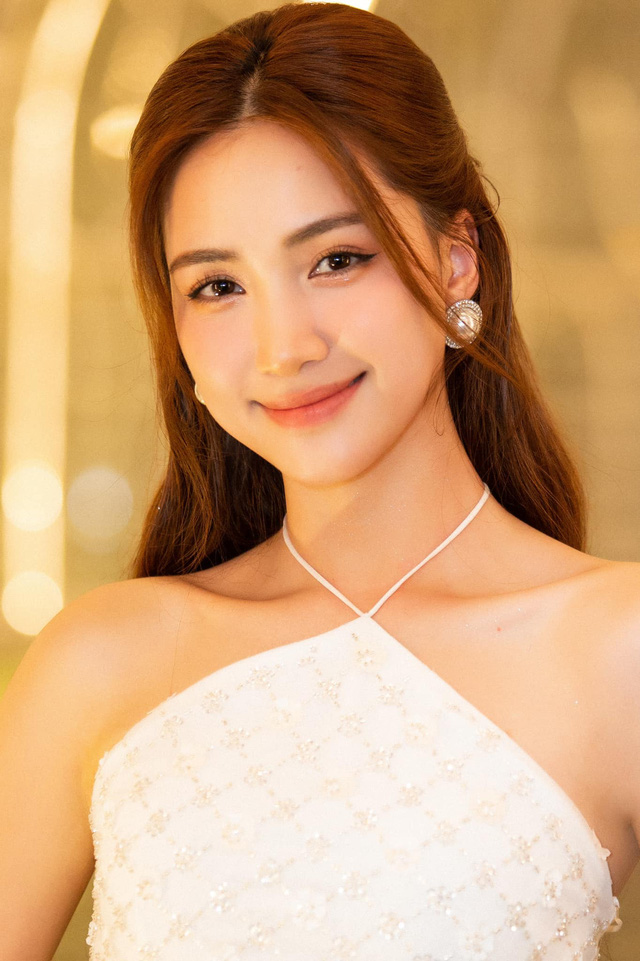
#> input picture test_model/hoaminzi.jpg, 640 x 961 px
$ jupyter execute --allow-errors main.ipynb   (shell and % lines are left out)
#> lines starting #> are read from the running program, lines starting #| are printed output that depends on the picture; after the words box and inside, x2 and y2 are one past the last pixel; in counts of white or black regions, pixels touching at a corner belong together
[cell 1]
import numpy as np
import cv2
import matplotlib.pyplot as plt

[cell 2]
img = cv2.imread('./test_model/hoaminzi.jpg')
#> img is the input picture: shape (961, 640, 3); mean B, G, R 122.9, 165.2, 209.1
img.shape
#> Out = (961, 640, 3)

[cell 3]
plt.imshow(cv2.cvtColor(img, cv2.COLOR_BGR2RGB))

[cell 4]
gray = cv2.cvtColor(img, cv2.COLOR_BGR2GRAY)
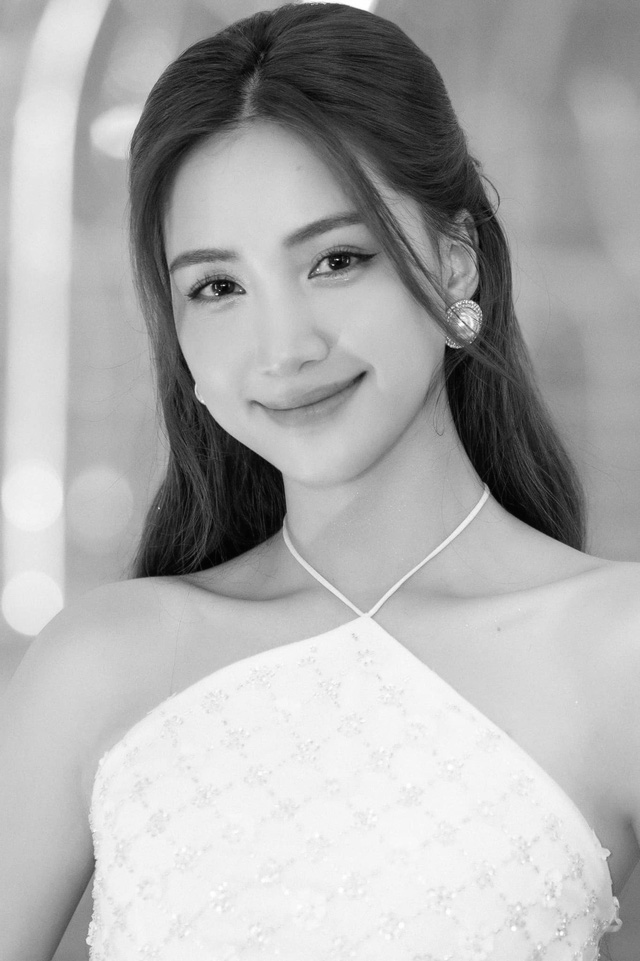
#> gray: shape (961, 640); min 1, max 255, mean 173.6
gray.shape
#> Out = (961, 640)

[cell 5]
plt.imshow(gray, cmap='gray')

[cell 6]
gray

[cell 7]
face_cascade = cv2.CascadeClassifier('./opencv/haarcascades/haarcascade_frontalface_default.xml')
eye_cascade = cv2.CascadeClassifier('./opencv/haarcascades/haarcascade_eye.xml')

faces = face_cascade.detectMultiScale(gray, 1.3, 5)
#> faces = [[114, 150, 321, 321]]
faces
#> Out = [[114, 150, 321, 321]]

[cell 8]
(x,y,w,h) = faces[0]
#> x = 114; y = 150; w = 321; h = 321
x,y,w,h
#> Out = (114, 150, 321, 321)

[cell 9]
face_img = cv2.rectangle(img, (x,y), (x+w, y+h), (255,0,0), 2)
plt.imshow(cv2.cvtColor(face_img, cv2.COLOR_BGR2RGB))
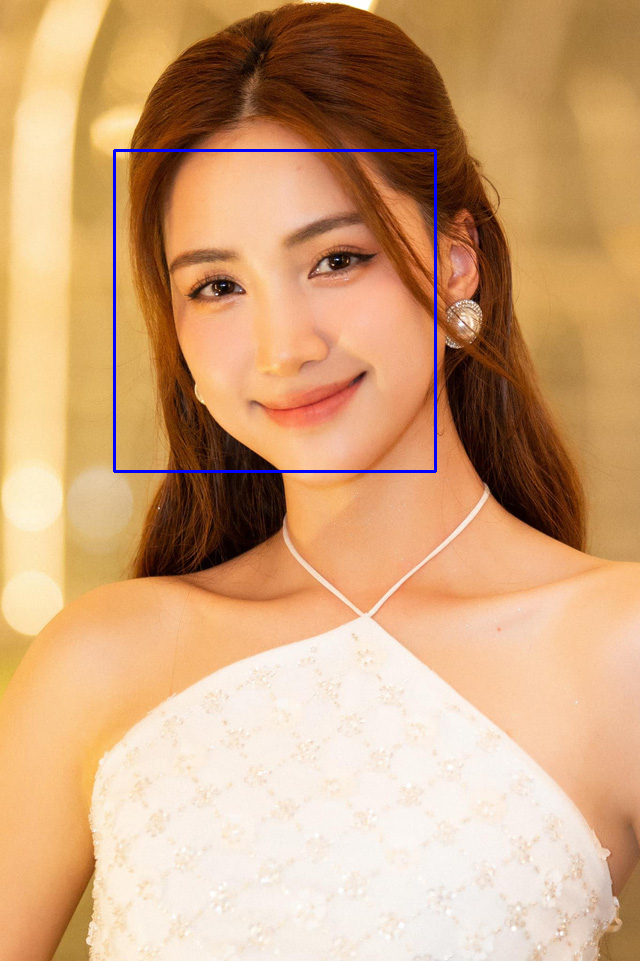
#> shown: shape (961, 640, 3); mean R, G, B 208, 164.5, 124.1

[cell 10]
img = cv2.imread('./test_model/hoaminzi.jpg')
cv2.destroyAllWindows()
for (x,y,w,h) in faces:
    face_img = cv2.rectangle(img, (x,y), (x+w, y+h), (255,0,0), 2)
    roi_gray = gray[y:y+h, x:x+w]
    roi_color = face_img[y:y+h, x:x+w]
    eyes = eye_cascade.detectMultiScale(roi_gray, 1.3, 5)
    for (ex,ey,ew,eh) in eyes:
        cv2.rectangle(roi_color, (ex,ey), (ex+ew, ey+eh), (0,255,0), 2)
#> this loop made 1 pass
#> (x, y, w, h, eyes) on pass 1: (114, 150, 321, 321, [[69, 107, 62, 62], [181, 74, 78, 78]])
#> pass 1, `roi_gray = gray[y:y+h, x:x+w]`:
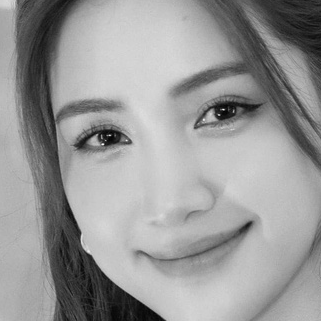
#> roi_gray: shape (321, 321); min 1, max 251, mean 152.3
#> after the loop:
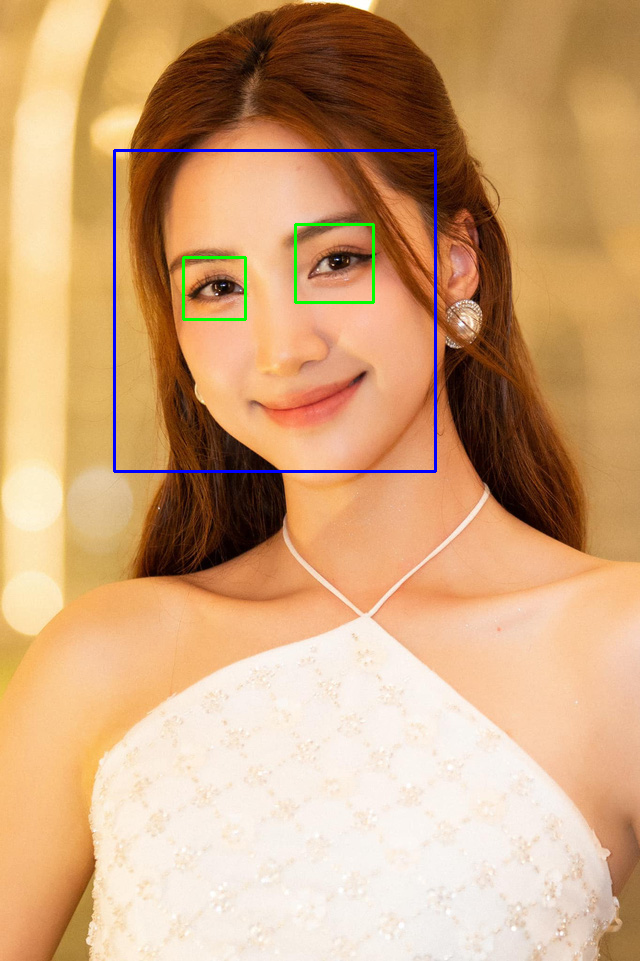
#> img: shape (961, 640, 3); 0.9% of pixels changed, all inside (x1, y1, x2, y2) = (113, 149, 437, 473)
#> after the loop:
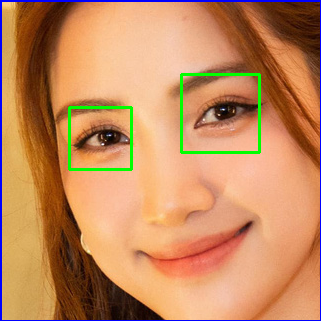
#> roi_color: shape (321, 321, 3); mean B, G, R 94, 138, 195.3

plt.figure()
plt.imshow(cv2.cvtColor(face_img, cv2.COLOR_BGR2RGB))
plt.show()

[cell 11]
plt.imshow(roi_color, cmap='gray')

[cell 12]
def get_drop_image_if_2_eyes(image_path):
#> called with image_path = './test_model/hoaminzi.jpg'
    img = cv2.imdecode(np.fromfile(image_path, dtype=np.uint8), cv2.IMREAD_UNCHANGED)
    gray = cv2.cvtColor(img, cv2.COLOR_BGR2GRAY)
    faces = face_cascade.detectMultiScale(gray, 1.3, 5)
#> faces = [[114, 150, 321, 321]]
    for (x,y,w,h) in faces:
        roi_gray = gray[y:y+h, x:x+w]
        roi_color = img[y:y+h, x:x+w]
        eyes = eye_cascade.detectMultiScale(roi_gray, 1.3, 5)
        if len(eyes) >= 2:
            return roi_color
#> this loop made 1 pass
#> pass 1, in get_drop_image_if_2_eyes, `roi_color = img[y:y+h, x:x+w]`:
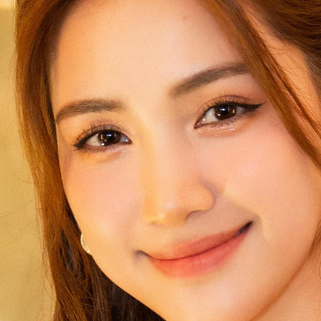
#> roi_color: shape (321, 321, 3); mean B, G, R 92.3, 138.5, 202.1

[cell 13]
original_image = cv2.imread('./test_model/hoaminzi.jpg')
plt.imshow(cv2.cvtColor(original_image, cv2.COLOR_BGR2RGB))

[cell 14]
cropped_image = get_drop_image_if_2_eyes('./test_model/hoaminzi.jpg')
plt.imshow(cv2.cvtColor(cropped_image, cv2.COLOR_BGR2RGB))

[cell 15]
org_image_obstructed = cv2.imread('./test_model/hoaminzi2.jpg')
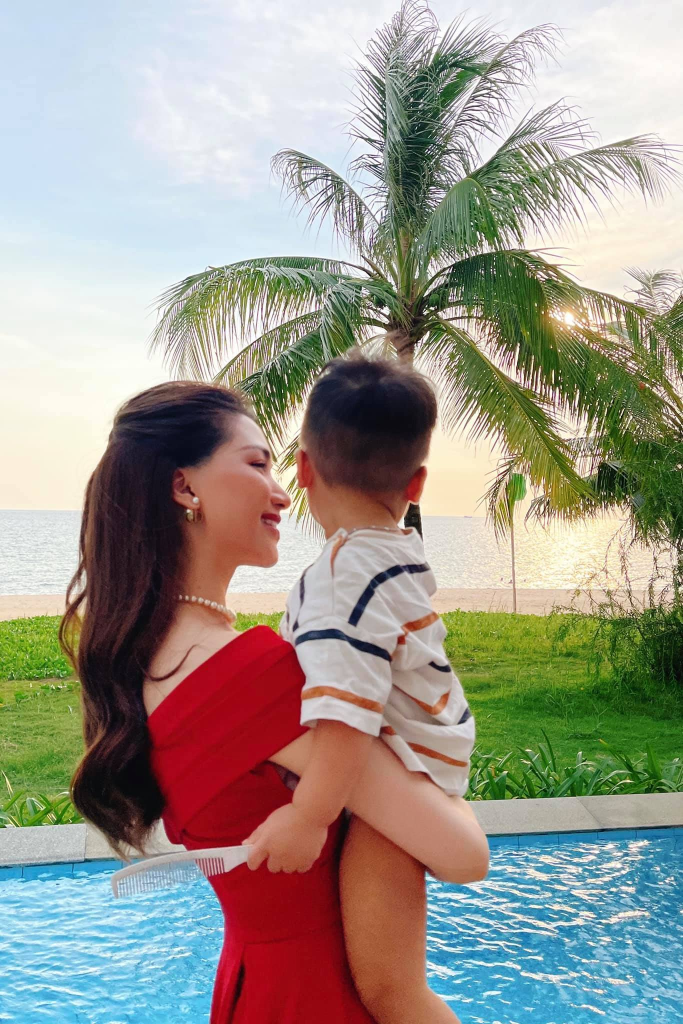
#> input picture test_model/hoaminzi2.jpg, 1366 x 2048 px (shown at 1/2 size)
#> org_image_obstructed is the input picture: shape (2048, 1366, 3); mean B, G, R 142.1, 152.5, 157
plt.imshow(cv2.cvtColor(org_image_obstructed, cv2.COLOR_BGR2RGB))

[cell 16]
cropped_image_obstructed = get_drop_image_if_2_eyes('./test_model/hoaminzi2.jpg')
#> call 2 of get_drop_image_if_2_eyes, with image_path = './test_model/hoaminzi2.jpg'
#> in get_drop_image_if_2_eyes (call 2), `gray = cv2.cvtColor(img, cv2.COLOR_BGR2GRAY)`:
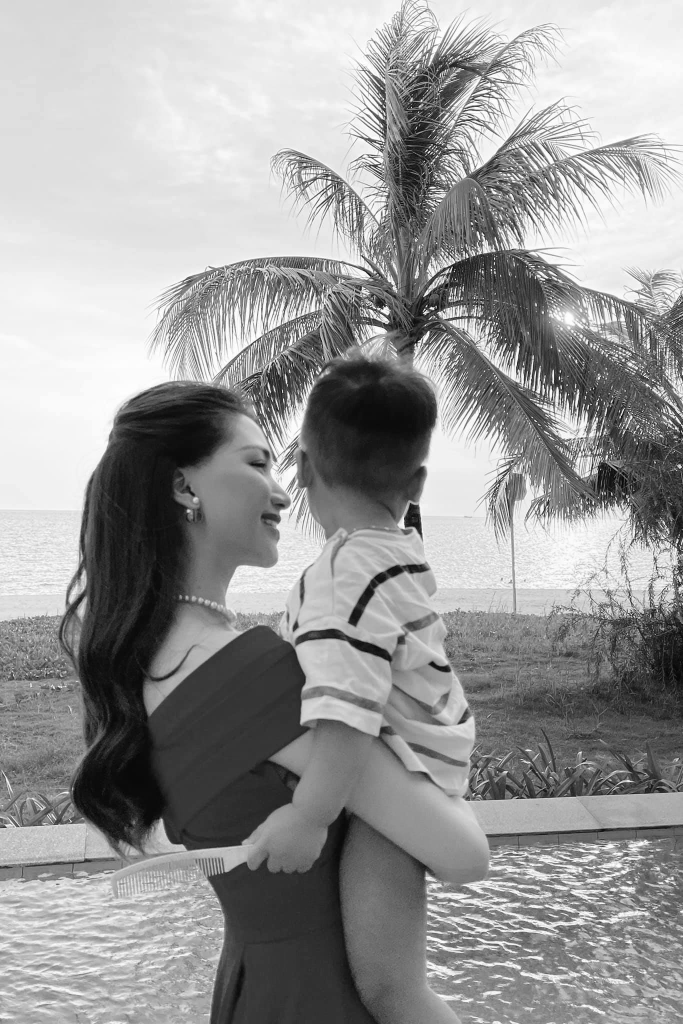
#> gray: shape (2048, 1366) (shown at 1/2 size); min 0, max 255, mean 152.7
#> in get_drop_image_if_2_eyes (call 2), `faces = face_cascade.detectMultiScale(gray, 1.3, 5)`: faces = ()
cropped_image_obstructed

[cell 17]
path_to_data = './dataset/'
path_to_cr_data = './dataset/cropped/'

[cell 18]
import os
img_dirs = []
for entry in os.scandir(path_to_data):
    if entry.is_dir():
        img_dirs.append(entry.path)

[cell 19]
img_dirs

[cell 20]
import shutil
if os.path.exists(path_to_cr_data):
    shutil.rmtree(path_to_cr_data)

os.mkdir(path_to_cr_data)

[cell 21]
cropped_image_dirs = []
celebrity_file_names_dict = {}

#> (the rest of this cell did not finish here and is left out)

        if roi_color is not None:
            cropped_folder = path_to_cr_data + celebrity_name
            if not os.path.exists(cropped_folder):
                os.mkdir(cropped_folder)
                print('Generating cropped images in folder: ', cropped_folder)

            cropped_file_name = celebrity_name + str(count) + '.png'
            cropped_file_path = cropped_folder + '/' + cropped_file_name

            cv2.imwrite(cropped_file_path, roi_color)
            celebrity_file_names_dict.setdefault(celebrity_name, []).append(cropped_file_path)
            count+=1

[cell 22]
import numpy as np
import pywt
import cv2

def w2d(img, mode='haar', level=1):
#> called with mode = 'db1', level = 7
    imArray = img
    # Datatype conversion
    #convert to grayscale
    imArray = cv2.cvtColor(imArray, cv2.COLOR_RGB2GRAY)
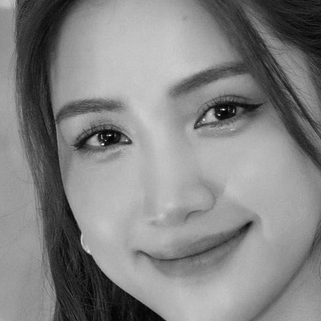
#> imArray: shape (321, 321); min 0, max 251, mean 131.9
    #convert to float
    imArray = np.float32(imArray)
    imArray /= 255
    # compute coeffocients
    coeffs=pywt.wavedec2(imArray, mode, level=level)
#> coeffs = 8 items

    #process coefficients
    coeffs_H=list(coeffs)
#> coeffs_H = 8 items
    coeffs_H[0] *= 0

    #reconstruction
    imArray_H = pywt.waverec2(coeffs_H, mode)
    imArray_H *= 255
    imArray_H = np.uint8(imArray_H)
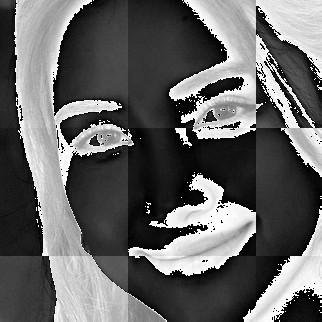
#> imArray_H: shape (322, 322); min 0, max 255, mean 99.6

    return imArray_H

[cell 23]
im_har = w2d(cropped_image, 'db1',7)
plt.imshow(im_har, cmap='gray')

[cell 24]
celebrity_file_names_dict

[cell 25]
class_dict = {}
count = 0
for celebrity_name in celebrity_file_names_dict.keys():
    class_dict[celebrity_name] = count
    count = count + 1
#> (the rest of this cell did not finish here and is left out)
